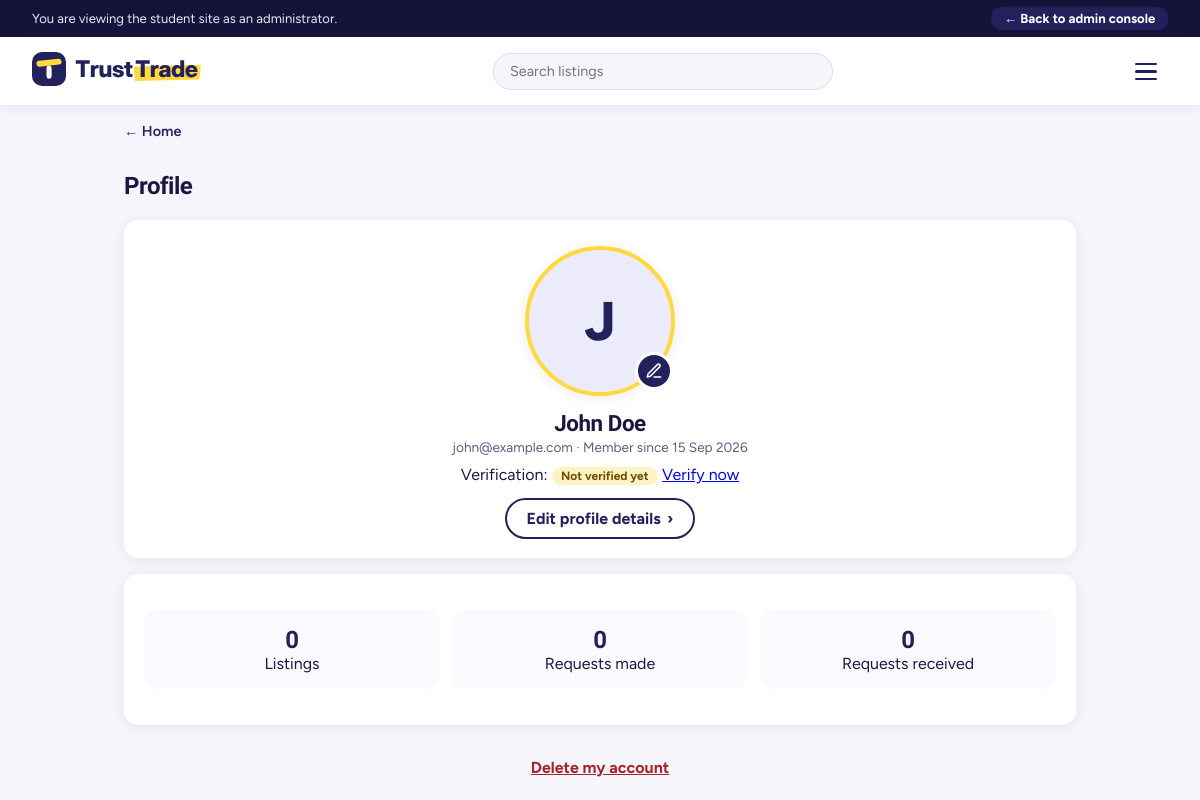
The page /controllers/profile.php (signed in) on the database its author committed.
### tables this page shows
CREATE TABLE `users` (
  `id` int(11) NOT NULL,
  `full_name` varchar(100) NOT NULL,
  `email` varchar(150) NOT NULL,
  `password_hash` varchar(255) NOT NULL,
  `student_verified` tinyint(1) NOT NULL DEFAULT 0,
  `student_id_photo` varchar(255) DEFAULT NULL,
  `created_at` timestamp NOT NULL DEFAULT current_timestamp(),
  `is_admin` tinyint(1) NOT NULL DEFAULT 0,
  `needs_review` tinyint(1) NOT NULL DEFAULT 0,
  `review_reason` varchar(255) DEFAULT NULL,
  `welcome_seen` tinyint(1) NOT NULL DEFAULT 0,
  `profile_photo` varchar(255) DEFAULT NULL,
  `student_id_expiry` date DEFAULT NULL
);

### models/User.php (called while the page is built, shortened)
<?php
require_once __DIR__ . '/../config/database.php';
class User
{
    private PDO $db;
    public function __construct()
    {
        $database = new Database();
        $this->db = $database->getConnection();
    }
    public function findById(int $id): ?array
    {
        $stmt = $this->db->prepare('SELECT * FROM users WHERE id = :id LIMIT 1');
        $stmt->execute(['id' => $id]);
        $user = $stmt->fetch();
        return $user ?: null;
    }
}

### config/database.php (called while the page is built, shortened)
<?php
class Database
{
    private string $host = 'localhost';
    private string $dbName = 'trusttrade';
    private string $username = 'root';
    private string $password = '';
    private ?PDO $connection = null;
    public function getConnection(): PDO
    {
        $dsn = "mysql:host={$this->host};dbname={$this->dbName};charset=utf8mb4";
        try {
            $this->connection = new PDO($dsn, $this->username, $this->password, [
                PDO::ATTR_ERRMODE => PDO::ERRMODE_EXCEPTION,
                PDO::ATTR_DEFAULT_FETCH_MODE => PDO::FETCH_ASSOC,
            ]);
        } catch (PDOException $e) {
            die('Database connection failed: ' . $e->getMessage());
        }
        return $this->connection;
    }
}

### models/PriceModel.php (called while the page is built, shortened)
<?php
require_once __DIR__ . '/Recommender.php';
class PriceModel
{
    public static function fromVectors(array $vectors, array $q, array $listings, int $skipId): ?array
    {
        $sims = [];
        foreach ($listings as $id => $l) {
            $id = (int) $id;
            if ($id === $skipId || !isset($vectors[$id]) || (float) ($l['price'] ?? 0) <= 0) {
                continue;
            }
            $s = Recommender::cosine($q, $vectors[$id]);
            if ($s >= self::MIN_SIM) {
                $sims[$id] = $s;
            }
        }
        if (count($sims) < 2) {
            return null;
        }
        arsort($sims);
        $sims = array_slice($sims, 0, self::K, true);
        $pts = [];
        foreach ($sims as $id => $s) {
            $pts[] = [(float) $listings[$id]['price'], $s];
        }
        usort($pts, fn($a, $b) => $a[0] <=> $b[0]);
        $total = array_sum(array_column($pts, 1));
        $pct = function (float $p) use ($pts, $total): float {
            $acc = 0.0;
            foreach ($pts as [$price, $w]) {
                $acc += $w;
                if ($acc / $total >= $p) {
                    return $price;
                }
            }
            return end($pts)[0];
        };
        $low = $pct(0.25); $mid = $pct(0.5); $high = $pct(0.75);
        $n = count($sims);
        $avg = array_sum($sims) / $n;
        return [
            'low'        => floor($low / 10) * 10,
            'mid'        => round($mid / 10) * 10,
            'high'       => ceil($high / 10) * 10,
            'n'          => $n,
            'avg_sim'    => round($avg, 3),
            'confidence' => ($n >= 5 && $avg >= 0.3) ? 'high' : ($n >= 3 ? 'medium' : 'low'),
            'ids'        => array_keys($sims),
        ];
    }
}

### models/Recommender.php (called while the page is built, shortened)
<?php
class Recommender
{
    public static function cosine(array $a, array $b): float
    {
        if (count($a) > count($b)) {
            [$a, $b] = [$b, $a];
        }
        $dot = 0.0;
        foreach ($a as $term => $w) {
            if (isset($b[$term])) {
                $dot += $w * $b[$term];
            }
        }
        return $dot;
    }
}

### models/Listing.php (called while the page is built, shortened)
<?php
require_once __DIR__ . '/../config/database.php';
require_once __DIR__ . '/Recommender.php';
class Listing
{
    private PDO $db;
    public function __construct()
    {
        $database = new Database();
        $this->db = $database->getConnection();
    }
    public function findByUser(int $userId): array
    {
        $stmt = $this->db->prepare(
            'SELECT listings.*, users.full_name AS seller_name
             FROM listings
             JOIN users ON listings.user_id = users.id
             WHERE listings.user_id = :user_id
             ORDER BY listings.created_at DESC'
        );
        $stmt->execute(['user_id' => $userId]);
        return $this->attachImages($stmt->fetchAll());
    }
    private function attachImages(array $listings): array
    {
        return $listings;
    }
}

### models/Order.php (called while the page is built, shortened)
<?php
require_once __DIR__ . '/../config/database.php';
class Order
{
    private PDO $db;
    public function __construct()
    {
        $database = new Database();
        $this->db = $database->getConnection();
    }
    public function forBuyer(int $userId): array
    {
        $stmt = $this->db->prepare(
            'SELECT o.*, l.title AS listing_title, l.price AS listing_price, s.full_name AS other_name,
                    (SELECT COUNT(*) FROM disputes d WHERE d.order_id = o.id) AS dispute_count
             FROM orders o
             JOIN listings l ON l.id = o.listing_id
             JOIN users s ON s.id = o.seller_id
             WHERE o.buyer_id = :user_id
             ORDER BY o.created_at DESC'
        );
        $stmt->execute(['user_id' => $userId]);
        return $stmt->fetchAll();
    }
    public function forSeller(int $userId): array
    {
        $stmt = $this->db->prepare(
            'SELECT o.*, l.title AS listing_title, l.price AS listing_price, b.full_name AS other_name,
                    (SELECT COUNT(*) FROM disputes d WHERE d.order_id = o.id) AS dispute_count
             FROM orders o
             JOIN listings l ON l.id = o.listing_id
             JOIN users b ON b.id = o.buyer_id
             WHERE o.seller_id = :user_id
             ORDER BY o.created_at DESC'
        );
        $stmt->execute(['user_id' => $userId]);
        return $stmt->fetchAll();
    }
}

### controllers/profile.php (the view, shortened to what this page needs)
<?php
require_once __DIR__ . '/../config/database.php';
require_once __DIR__ . '/../models/User.php';
require_once __DIR__ . '/../models/Listing.php';
require_once __DIR__ . '/../models/Order.php';
$user = new User();
$currentUser = $user->findById($_SESSION['user_id']);
$me = (int) $currentUser['id'];
            ?><!DOCTYPE html><html><head><meta name="viewport" content="width=device-width, initial-scale=1"><title>Account deleted - TrustTrade</title>
            </div></body></html><?php
$listingCount  = count((new Listing())->findByUser($me));
$orderModel    = new Order();
$requestsMade  = count($orderModel->forBuyer($me));
$requestsGot   = count($orderModel->forSeller($me));
if (!empty($currentUser['student_verified'])) {
    $verification = ['verified', 'Verified student'];
} elseif (!empty($currentUser['student_id_photo'])) {
    $verification = ['pending', 'Waiting for admin review'];
} else {
    $verification = ['open', 'Not verified yet'];
}
$h = fn($s) => htmlspecialchars((string) $s, ENT_QUOTES, 'UTF-8');
$initial = mb_strtoupper(mb_substr(trim((string) $currentUser['full_name']), 0, 1));
?>
<!DOCTYPE html>
<html>
<head>
    <link rel="stylesheet" href="../public/css/style.css">
</head>
<body class="app-body">
    <?php include __DIR__ . '/../includes/navbar.php'; ?>
    <div class="page-content">
        <h2>Profile</h2>
        <div class="panel profile-head">
            <div class="pp-wrap">
                <?php if (!empty($currentUser['profile_photo'])): ?>
                    <img class="pp-circle" src="profile_photo.php?user=<?= $me ?>&v=<?= substr(md5((string) $currentUser['profile_photo']), 0, 8) ?>" alt="Your profile photo">
                <?php else: ?>
                    <div class="pp-circle" aria-hidden="true"><?= $h($initial) ?></div>
                <?php endif; ?>
                <button type="button" class="pp-edit" id="photoBtn" aria-label="Change profile photo" title="Change profile photo">
                    <svg viewBox="0 0 24 24" fill="none" stroke="currentColor" stroke-width="2" stroke-linecap="round" stroke-linejoin="round"><path d="M12 20h9"/><path d="M16.5 3.5a2.1 2.1 0 0 1 3 3L7 19l-4 1 1-4Z"/></svg>
                </button>
            </div>
            <h3><?= $h($currentUser['full_name']) ?></h3>
            <p class="muted" style="margin:0;"><?= $h($currentUser['email']) ?> · Member since <?= date('j M Y', strtotime($currentUser['created_at'])) ?></p>
            <p style="margin:0.6rem 0 0;">
                Verification:
                <span class="pill pill-<?= $verification[0] ?>"><?= $verification[1] ?></span>
                <?php if ($verification[0] === 'open'): ?>
                    <a href="upload_id.php">Verify now</a>
                <?php endif; ?>
            </p>
            <button type="button" class="btn-edit-profile" id="editBtn">Edit profile details <span aria-hidden="true">&#8250;</span></button>
        </div>
        <div class="panel">
            <div class="stat-row">
                <div class="stat"><strong><?= $listingCount ?></strong>Listings</div>
                <div class="stat"><strong><?= $requestsMade ?></strong>Requests made</div>
                <div class="stat"><strong><?= $requestsGot ?></strong>Requests received</div>
            </div>
        </div>
    </div>
    <div class="danger-zone"><button type="button" class="btn-delete" id="delBtn">Delete my account</button></div>
</body>
</html>

### public/css/style.css (style rules this page uses)
:root { --ink: #23215b; --ink-hover: #34318f; --ink-deep: #15133a; --ink-line: #2f2c6b; --tint: #ecebfb; --page: #f6f5fb; --panel: #faf9fe; --line: #dedcf0; --line-soft: #e8e6f6; --text: #1a1840; --muted: #5f5c84; --hl: #ffd93d; --hl-hover: #f4c700; --ok: #1f8f5f; --danger: #e5484d; --font-head: 'Bricolage Grotesque', 'Avenir Next', 'Segoe UI', system-ui, sans-serif; --font-body: 'Figtree', 'Avenir Next', 'Segoe UI', system-ui, sans-serif; --shadow: 0 2px 14px rgba(35, 33, 91, 0.08); --shadow-up: 0 8px 24px rgba(35, 33, 91, 0.14); }
* { box-sizing: border-box; }
body { margin: 0; font-family: var(--font-body); background: var(--page); color: var(--text); display: flex; flex-direction: column; align-items: center; padding: 3rem 1rem; }
h1, h2, h3, .slide-caption, .hero h1, .stat strong, .stat-card strong, .admin-topbar h1 { font-family: var(--font-head); letter-spacing: -0.02em; }
h1, h2 { font-weight: 800; }
h3 { font-weight: 600; }
button, input, select, textarea { font-family: inherit; }
.muted { color: var(--muted); font-size: 0.85rem; }
.pill { display: inline-block; padding: 0.15rem 0.6rem; border-radius: 999px; font-size: 0.75rem; font-weight: 700; }
.pill-pending, .pill-open { background: #fff3c4; color: #6b4e00; }
.app-body { display: block; padding: 0; }
.page-content { max-width: 1000px; margin: 2rem auto; padding: 0 1.5rem; }
.panel { background: #fff; border-radius: 14px; padding: 1.25rem; box-shadow: var(--shadow); margin-bottom: 1rem; }
.stat-row { display: grid; grid-template-columns: repeat(auto-fit, minmax(140px, 1fr)); gap: 0.75rem; margin: 1rem 0; }
.stat { background: var(--panel); border-radius: 14px; padding: 1rem; text-align: center; }
.stat strong { display: block; font-size: 1.5rem; color: var(--ink); }

### controllers/profile.php (style rules this page uses)
.profile-head { text-align: center; padding: 1.6rem 1rem 1.2rem; }
.pp-wrap { position: relative; width: 150px; height: 150px; margin: 0 auto 0.9rem; }
.pp-circle { width: 150px; height: 150px; border-radius: 50%; object-fit: cover; border: 4px solid var(--hl); background: var(--tint); color: var(--ink); display: flex; align-items: center; justify-content: center; font-size: 3.4rem; font-weight: 800; box-shadow: var(--shadow); }
.pp-edit { position: absolute; right: 2px; bottom: 6px; width: 38px; height: 38px; border-radius: 50%; border: 3px solid #fff; background: var(--ink); color: #fff; cursor: pointer; display: flex; align-items: center; justify-content: center; padding: 0; }
.pp-edit svg { width: 18px; height: 18px; }
.profile-head h3 { margin: 0 0 0.2rem; font-size: 1.4rem; }
.btn-edit-profile { display: inline-flex; align-items: center; gap: 0.4rem; margin-top: 0.8rem; background: #fff; color: var(--ink); border: 2px solid var(--ink); border-radius: 999px; padding: 0.55rem 1.2rem; font: inherit; font-weight: 700; cursor: pointer; }
.danger-zone { margin: 1.4rem auto 0; max-width: 560px; text-align: center; }
.btn-delete { background: none; border: 0; color: #a4262c; font: inherit; font-weight: 700; text-decoration: underline; cursor: pointer; }

### rows shown on the page
users: full_name "J", full_name "John Doe", email "john@example.com", created_at "15 Sep 2026"

### other values the page prints
$verification[1] "Not verified yet"
$listingCount "0"
$requestsMade "0"
$requestsGot "0"
